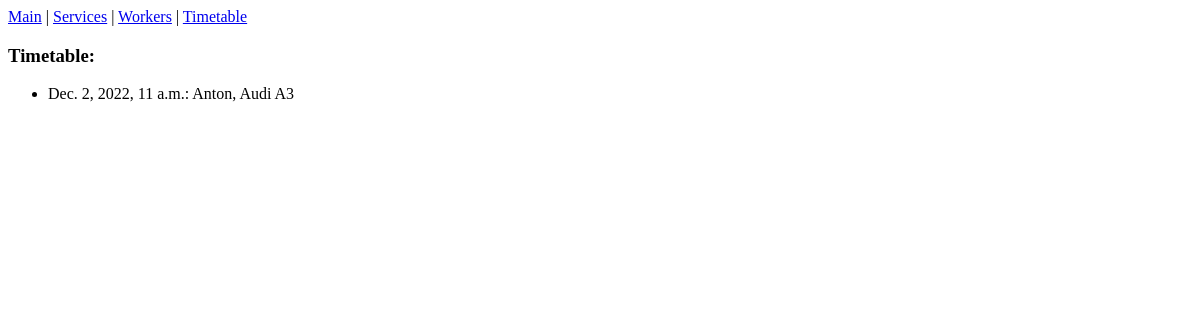
//timetable, run on an earlier commit of the app's database.
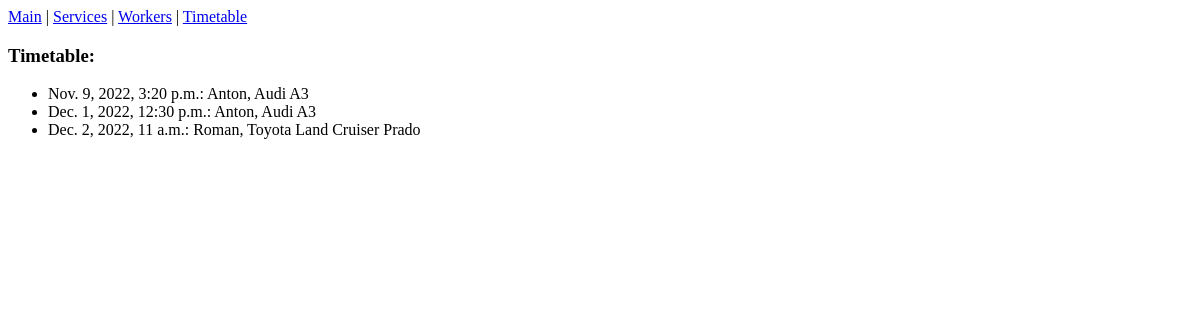
And on a later commit of the database.
### services/models.py (models this page shows, shortened)
class Entries(models.Model):
    start_time = models.DateTimeField(auto_now_add=False)
    client = models.ForeignKey(Client, on_delete=models.CASCADE)
    list_of_services = models.ManyToManyField(Service)
    worker = models.ForeignKey(Worker, on_delete=models.CASCADE)

class Client(models.Model):
    first_name = models.CharField(max_length=20)
    last_name = models.CharField(max_length=20)
    phone_number = models.CharField(max_length=20)
    car = models.CharField(max_length=30)

### services/views.py (the view)
# urls.py: path('/timetable', views.entries, name='entries'),
def entries(request):
    entries = Entries.objects.order_by('start_time')
    context = {'entries': entries}
    return render(request, 'services/timetable.html', context)

### services/templates/services/timetable.html (shortened to what this page needs)
{% extends 'services/base.html' %}
{% block content %}
   {% include 'includes/navbar.html' %}
    <h3>Timetable:</h3>
    <ul>
        {% for entry in entries %}
            <li>{{ entry.start_time }}: {{ entry.client.first_name }}, {{ entry.client.car }}</li>
        {% endfor %}
    </ul>
{% endblock %}

### services/templates/services/base.html (shortened to what this page needs)
<!DOCTYPE html>
<html lang="en">
<head>
</head>
<body>
  {% block content%} {% endblock %}
</body>
</html>

### services/templates/includes/navbar.html
<nav>
   <a href="{% url 'services:main' %}">Main</a> |
   <a href="{% url 'services:services' %}">Services</a> |
   <a href="{% url 'services:workers' %}">Workers</a> |
   <a href="{% url 'services:entries' %}">Timetable</a>
</nav>

What changed in the data, as far as the page shows it:
added Entries: start_time "Nov. 9, 2022, 3:20 p.m.", client.first_name "Anton", client.car "Audi A3"
added Entries: start_time "Dec. 1, 2022, 12:30 p.m.", client.first_name "Anton", client.car "Audi A3"
changed Entries: client.first_name "Anton" → "Roman"; client.car "Audi A3" → "Toyota Land Cruiser Prado"
